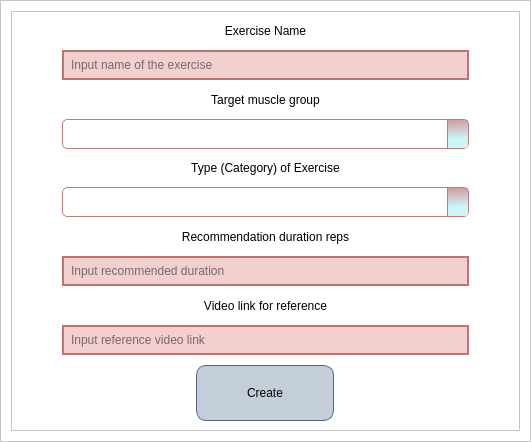
<?xml version="1.0" encoding="UTF-8"?>
<ui version="4.0">
 <class>MainWindow</class>
 <widget class="QMainWindow" name="MainWindow">
  <property name="geometry">
   <rect>
    <x>0</x>
    <y>0</y>
    <width>531</width>
    <height>442</height>
   </rect>
  </property>
  <property name="minimumSize">
   <size>
    <width>0</width>
    <height>0</height>
   </size>
  </property>
  <property name="windowTitle">
   <string>MainWindow</string>
  </property>
  <widget class="QWidget" name="stylesheet">
   <property name="styleSheet">
    <string notr="true">background: white;</string>
   </property>
   <layout class="QHBoxLayout" name="horizontalLayout" stretch="5">
    <property name="spacing">
     <number>0</number>
    </property>
    <property name="leftMargin">
     <number>0</number>
    </property>
    <property name="topMargin">
     <number>0</number>
    </property>
    <property name="rightMargin">
     <number>0</number>
    </property>
    <property name="bottomMargin">
     <number>0</number>
    </property>
    <item>
     <widget class="QFrame" name="content_frame">
      <property name="styleSheet">
       <string notr="true"/>
      </property>
      <property name="frameShape">
       <enum>QFrame::StyledPanel</enum>
      </property>
      <property name="frameShadow">
       <enum>QFrame::Raised</enum>
      </property>
      <layout class="QVBoxLayout" name="verticalLayout" stretch="0">
       <property name="leftMargin">
        <number>10</number>
       </property>
       <property name="topMargin">
        <number>10</number>
       </property>
       <property name="rightMargin">
        <number>10</number>
       </property>
       <property name="bottomMargin">
        <number>10</number>
       </property>
       <item>
        <widget class="QFrame" name="frame_2">
         <property name="styleSheet">
          <string notr="true">QComboBox {
background: white;
border: 1px solid #BF7E7E;
padding: 3px;
border-radius: 5px;
}
QComboBox::drop-down {
background: qlineargradient(spread:pad, x1:0.54, y1:1, x2:0.494, y2:0.0113636, stop:0.340909 rgba(197, 244, 248, 227), stop:1 rgba(191, 126, 126, 191));
width: 20px;
border-left: 1px solid #BF7E7E;
}
QComboBox::down-arrow {
image: url(&quot;:/icons/images/icons/icons8-drop-down-50.png&quot;);
width: 30px;
height: 20px;
}


QPushButton { 
border-radius: 10px;
background: #F2D0D0;
border: 2px solid #BF7373;
font: 70 10pt &quot;Segoe UI Black&quot;;
padding: 5px;
padding-right: 20px;
padding-left: 20px;
}

QLineEdit { 
background: #F2D0D0;
border: 2px solid #BF7373;
font: 10pt &quot;MS Shell Dlg 2&quot;;
padding: 5px;
}

#create_exercise_button {
background: #C3CED9;
border: 1px solid #53687F;
padding-left: 50px;
padding-right: 50px;
padding-top: 20px;
padding-bottom: 20px;
}

#create_exercise_button:pressed {
background: #e9ab73
}


QLabel {
font: 10pt &quot;Nirmala UI&quot;;
}

</string>
         </property>
         <property name="frameShape">
          <enum>QFrame::StyledPanel</enum>
         </property>
         <property name="frameShadow">
          <enum>QFrame::Raised</enum>
         </property>
         <layout class="QVBoxLayout" name="verticalLayout_2">
          <property name="spacing">
           <number>10</number>
          </property>
          <property name="leftMargin">
           <number>50</number>
          </property>
          <property name="rightMargin">
           <number>50</number>
          </property>
          <item>
           <widget class="QLabel" name="label">
            <property name="text">
             <string>Exercise Name</string>
            </property>
            <property name="alignment">
             <set>Qt::AlignCenter</set>
            </property>
           </widget>
          </item>
          <item>
           <widget class="QLineEdit" name="input_exercise_name">
            <property name="placeholderText">
             <string>Input name of the exercise</string>
            </property>
           </widget>
          </item>
          <item>
           <widget class="QLabel" name="label_2">
            <property name="text">
             <string>Target muscle group</string>
            </property>
            <property name="alignment">
             <set>Qt::AlignCenter</set>
            </property>
           </widget>
          </item>
          <item>
           <widget class="QComboBox" name="muscle_groups_combobox">
            <property name="minimumSize">
             <size>
              <width>150</width>
              <height>30</height>
             </size>
            </property>
           </widget>
          </item>
          <item>
           <widget class="QLabel" name="label_3">
            <property name="text">
             <string>Type (Category) of Exercise</string>
            </property>
            <property name="alignment">
             <set>Qt::AlignCenter</set>
            </property>
           </widget>
          </item>
          <item>
           <widget class="QComboBox" name="categories_exercises_combobox">
            <property name="minimumSize">
             <size>
              <width>150</width>
              <height>30</height>
             </size>
            </property>
           </widget>
          </item>
          <item>
           <widget class="QLabel" name="label_4">
            <property name="text">
             <string>Recommendation duration reps</string>
            </property>
            <property name="alignment">
             <set>Qt::AlignCenter</set>
            </property>
           </widget>
          </item>
          <item>
           <widget class="QLineEdit" name="input_recommended_duration">
            <property name="placeholderText">
             <string>Input recommended duration</string>
            </property>
           </widget>
          </item>
          <item>
           <widget class="QLabel" name="label_5">
            <property name="text">
             <string>Video link for reference</string>
            </property>
            <property name="alignment">
             <set>Qt::AlignCenter</set>
            </property>
           </widget>
          </item>
          <item>
           <widget class="QLineEdit" name="input_reference_video_link">
            <property name="placeholderText">
             <string>Input reference video link</string>
            </property>
           </widget>
          </item>
          <item alignment="Qt::AlignHCenter">
           <widget class="QPushButton" name="create_exercise_button">
            <property name="minimumSize">
             <size>
              <width>0</width>
              <height>0</height>
             </size>
            </property>
            <property name="styleSheet">
             <string notr="true"/>
            </property>
            <property name="text">
             <string>Create</string>
            </property>
            <property name="flat">
             <bool>false</bool>
            </property>
           </widget>
          </item>
         </layout>
        </widget>
       </item>
      </layout>
     </widget>
    </item>
   </layout>
  </widget>
 </widget>
 <resources>
  <include location="resources.qrc"/>
 </resources>
 <connections/>
</ui>
